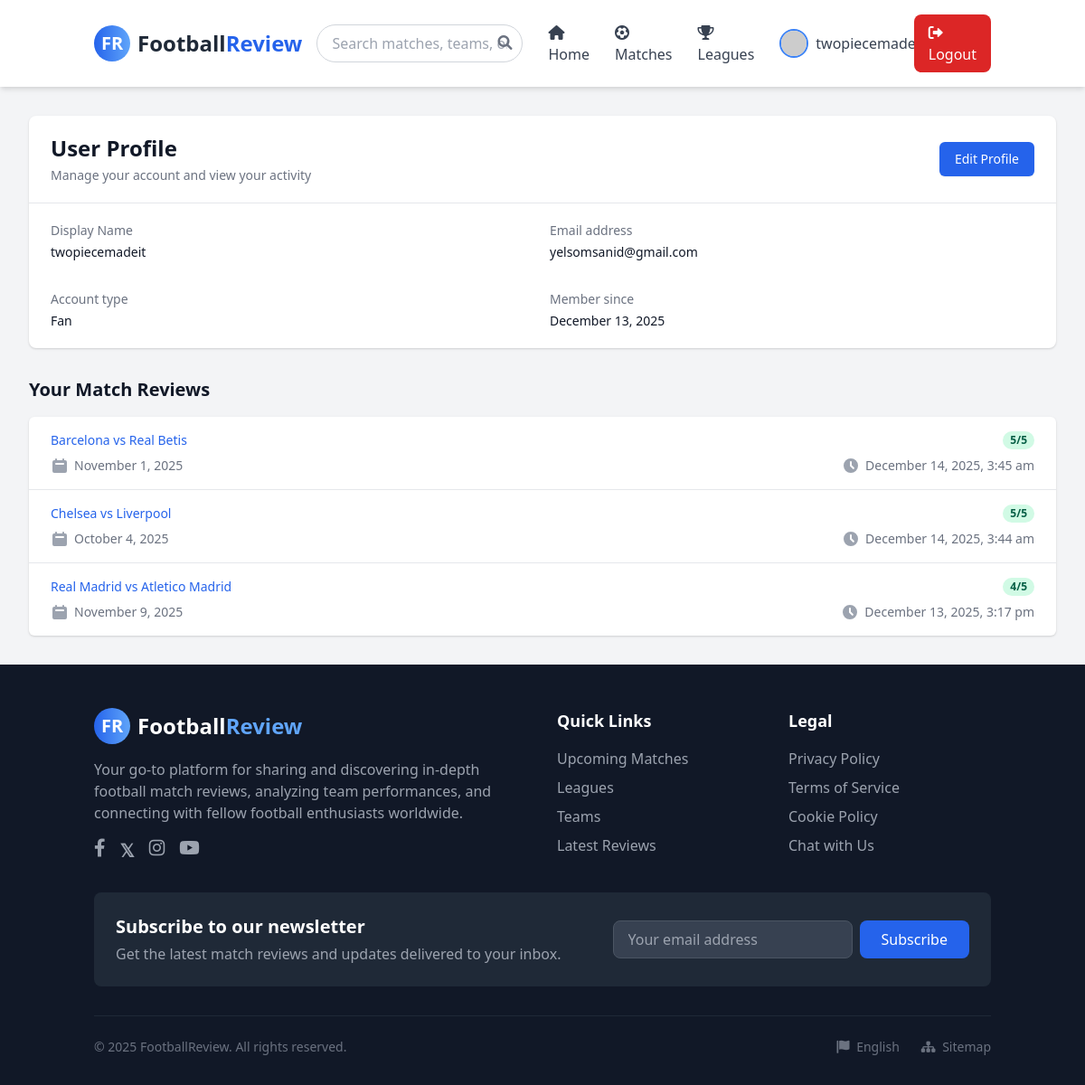
Page /code/profile.php (signed in) on the committed database.
### tables this page shows
CREATE TABLE `users` (
  `id` int NOT NULL,
  `username` varchar(50) DEFAULT NULL,
  `email` varchar(100) NOT NULL,
  `password_hash` varchar(255) NOT NULL,
  `display_name` varchar(50) DEFAULT NULL,
  `avatar` varchar(255) DEFAULT NULL,
  `bio` text,
  `role` enum('fan','admin','user') DEFAULT 'fan',
  `status` enum('active','inactive','banned') DEFAULT 'active',
  `login_attempts` int DEFAULT '0',
  `last_failed_login` timestamp NULL DEFAULT NULL,
  `last_login` timestamp NULL DEFAULT NULL,
  `created_at` timestamp NOT NULL DEFAULT CURRENT_TIMESTAMP,
  `updated_at` timestamp NOT NULL DEFAULT CURRENT_TIMESTAMP ON UPDATE CURRENT_TIMESTAMP
);

CREATE TABLE `reviews` (
  `id` int NOT NULL,
  `user_id` int NOT NULL,
  `match_id` int NOT NULL,
  `rating` tinyint NOT NULL,
  `comment` text NOT NULL,
  `created_at` timestamp NOT NULL DEFAULT CURRENT_TIMESTAMP,
  `updated_at` timestamp NOT NULL DEFAULT CURRENT_TIMESTAMP ON UPDATE CURRENT_TIMESTAMP
);

CREATE TABLE `teams` (
  `id` int NOT NULL,
  `name` varchar(100) NOT NULL,
  `short_name` varchar(10) DEFAULT NULL,
  `logo` varchar(255) DEFAULT NULL,
  `country` varchar(50) DEFAULT NULL,
  `founded` int DEFAULT NULL,
  `stadium` varchar(100) DEFAULT NULL,
  `venue_id` int DEFAULT NULL,
  `created_at` timestamp NOT NULL DEFAULT CURRENT_TIMESTAMP,
  `competition_id` int DEFAULT NULL
);

CREATE TABLE `matches` (
  `id` int NOT NULL,
  `home_team` int NOT NULL,
  `away_team` int NOT NULL,
  `home_team_score` int DEFAULT NULL,
  `away_team_score` int DEFAULT NULL,
  `home_team_penalties` int DEFAULT NULL,
  `away_team_penalties` int DEFAULT NULL,
  `match_date` date NOT NULL,
  `match_time` time NOT NULL,
  `competition_id` int DEFAULT NULL,
  `venue_id` int DEFAULT NULL,
  `round` varchar(50) DEFAULT NULL,
  `status` enum('scheduled','in_play','HT','FT','ET','PEN','postponed','cancelled') DEFAULT 'scheduled',
  `highlights_url` varchar(255) DEFAULT NULL,
  `match_report` text,
  `created_at` timestamp NOT NULL DEFAULT CURRENT_TIMESTAMP
);

### code/profile.php (the view, shortened to what this page needs)
<?php
$db = Database::getInstance()->getConnection();
$user_id = $_SESSION['user_id'];
$stmt = $db->prepare("SELECT * FROM users WHERE id = ?");
$stmt->execute([$user_id]);
$user = $stmt->fetch();
$stmt = $db->prepare("
    SELECT r.*,
           ht.name as home_team_name,
           at.name as away_team_name,
           m.match_date
    FROM reviews r
    JOIN matches m ON r.match_id = m.id
    LEFT JOIN teams ht ON m.home_team = ht.id
    LEFT JOIN teams at ON m.away_team = at.id
    WHERE r.user_id = ?
    ORDER BY r.created_at DESC
");
$stmt->execute([$user_id]);
$reviews = $stmt->fetchAll();
?>
<!DOCTYPE html>
<html lang="en">
<head>
    <link href="https://cdn.jsdelivr.net/npm/tailwindcss@2.2.19/dist/tailwind.min.css" rel="stylesheet">
    <link rel="stylesheet" href="https://cdnjs.cloudflare.com/ajax/libs/font-awesome/6.0.0-beta3/css/all.min.css">
    <link rel="stylesheet" href="<?= BASE_URL ?>/assets/css/style.css">
</head>
<body class="bg-gray-100">
<?php
include 'includes/partials/header.php';
?>
<div class="max-w-7xl mx-auto px-4 sm:px-6 lg:px-8 py-8">
    <div class="bg-white shadow overflow-hidden sm:rounded-lg">
        <div class="px-4 py-5 sm:px-6 flex justify-between items-center">
            <div>
                <h1 class="text-2xl font-bold text-gray-900">User Profile</h1>
                <p class="mt-1 text-sm text-gray-500">Manage your account and view your activity</p>
            </div>
            <div>
                <a href="edit-profile.php"
                   class="inline-flex items-center px-4 py-2 border border-transparent text-sm font-medium rounded-md shadow-sm text-white bg-blue-600 hover:bg-blue-700 focus:outline-none focus:ring-2 focus:ring-offset-2 focus:ring-blue-500">
                    Edit Profile
                </a>
            </div>
        </div>
        <div class="border-t border-gray-200 px-4 py-5 sm:px-6">
            <dl class="grid grid-cols-1 gap-x-4 gap-y-8 sm:grid-cols-2">
                <div class="sm:col-span-1">
                    <dt class="text-sm font-medium text-gray-500">Display Name</dt>
                    <dd class="mt-1 text-sm text-gray-900"><?= htmlspecialchars($user['display_name']) ?></dd>
                </div>
                <div class="sm:col-span-1">
                    <dt class="text-sm font-medium text-gray-500">Email address</dt>
                    <dd class="mt-1 text-sm text-gray-900"><?= htmlspecialchars($user['email']) ?></dd>
                </div>
                <div class="sm:col-span-1">
                    <dt class="text-sm font-medium text-gray-500">Account type</dt>
                    <dd class="mt-1 text-sm text-gray-900 capitalize"><?= htmlspecialchars($user['role']) ?></dd>
                </div>
                <div class="sm:col-span-1">
                    <dt class="text-sm font-medium text-gray-500">Member since</dt>
                    <dd class="mt-1 text-sm text-gray-900"><?= date('F j, Y', strtotime($user['created_at'])) ?></dd>
                </div>
            </dl>
        </div>
    </div>
    <div class="mt-8">
        <h2 class="text-xl font-semibold text-gray-900 mb-4">Your Match Reviews</h2>
        <?php if (empty($reviews)): ?>
            <div class="bg-white shadow overflow-hidden sm:rounded-lg">
                <div class="px-4 py-5 sm:p-6 text-center">
                    <svg class="mx-auto h-12 w-12 text-gray-400" fill="none" stroke="currentColor" viewBox="0 0 24 24" xmlns="http://www.w3.org/2000/svg">
                        <path stroke-linecap="round" stroke-linejoin="round" stroke-width="2" d="M9 12h6m-6 4h6m2 5H7a2 2 0 01-2-2V5a2 2 0 012-2h5.586a1 1 0 01.707.293l5.414 5.414a1 1 0 01.293.707V19a2 2 0 01-2 2z"></path>
                    </svg>
                    <h3 class="mt-2 text-sm font-medium text-gray-900">No reviews yet</h3>
                    <p class="mt-1 text-sm text-gray-500">Get started by reviewing a match you've watched.</p>
                    <div class="mt-6">
                        <a href="matches.php" class="inline-flex items-center px-4 py-2 border border-transparent shadow-sm text-sm font-medium rounded-md text-white bg-blue-600 hover:bg-blue-700 focus:outline-none focus:ring-2 focus:ring-offset-2 focus:ring-blue-500">
                            <svg class="-ml-1 mr-2 h-5 w-5" xmlns="http://www.w3.org/2000/svg" viewBox="0 0 20 20" fill="currentColor" aria-hidden="true">
                                <path fill-rule="evenodd" d="M10 3a1 1 0 011 1v5h5a1 1 0 110 2h-5v5a1 1 0 11-2 0v-5H4a1 1 0 110-2h5V4a1 1 0 011-1z" clip-rule="evenodd" />
                            </svg>
                            Browse Matches
                        </a>
                    </div>
                </div>
            </div>
        <?php else: ?>
            <div class="bg-white shadow overflow-hidden sm:rounded-md">
                <ul class="divide-y divide-gray-200">
                    <?php foreach ($reviews as $review): ?>
                        <li>
                            <a href="match.php?id=<?= $review['match_id'] ?>" class="block hover:bg-gray-50">
                                <div class="px-4 py-4 sm:px-6">
                                    <div class="flex items-center justify-between">
                                        <p class="text-sm font-medium text-blue-600 truncate">
                                            <?= htmlspecialchars($review['home_team_name'] ?? 'Home') ?> vs <?= htmlspecialchars($review['away_team_name'] ?? 'Away') ?>
                                        </p>
                                        <div class="ml-2 flex-shrink-0 flex">
                                            <p class="px-2 inline-flex text-xs leading-5 font-semibold rounded-full bg-green-100 text-green-800">
                                                <?= $review['rating'] ?>/5
                                            </p>
                                        </div>
                                    </div>
                                    <div class="mt-2 sm:flex sm:justify-between">
                                        <div class="sm:flex">
                                            <p class="flex items-center text-sm text-gray-500">
                                                <?= date('F j, Y', strtotime($review['match_date'])) ?>
                                            </p>
                                        </div>
                                        <div class="mt-2 flex items-center text-sm text-gray-500 sm:mt-0">
                                            <svg class="flex-shrink-0 mr-1.5 h-5 w-5 text-gray-400" xmlns="http://www.w3.org/2000/svg" viewBox="0 0 20 20" fill="currentColor">
                                                <path fill-rule="evenodd" d="M10 18a8 8 0 100-16 8 8 0 000 16zm1-12a1 1 0 10-2 0v4a1 1 0 00.293.707l2.828 2.829a1 1 0 101.415-1.415L11 9.586V6z" clip-rule="evenodd" />
                                            </svg>
                                            <p>
                                                <?= date('F j, Y, g:i a', strtotime($review['created_at'])) ?>
                                            </p>
                                        </div>
                                    </div>
                                </div>
                            </a>
                        </li>
                    <?php endforeach; ?>
                </ul>
            </div>
        <?php endif; ?>
    </div>
</div>
<?php include 'includes/partials/footer.php'; ?>
</body>
</html>

### rows in the picture
users: display_name "twopiecemadeit", email "yelsomsanid@gmail.com", role "Fan", created_at "December 13, 2025"
reviews: teams.name "Barcelona", teams.name "Real Betis", rating "5", match.match_date "November 1, 2025", created_at "December 14, 2025, 3:45 am"
reviews: teams.name "Chelsea", teams.name "Liverpool", rating "5", match.match_date "October 4, 2025", created_at "December 14, 2025, 3:44 am"
reviews: teams.name "Real Madrid", teams.name "Atletico Madrid", rating "4", match.match_date "November 9, 2025", created_at "December 13, 2025, 3:17 pm"

### other values in the picture
$_SESSION['display_name'] "twopiecemadeit"
